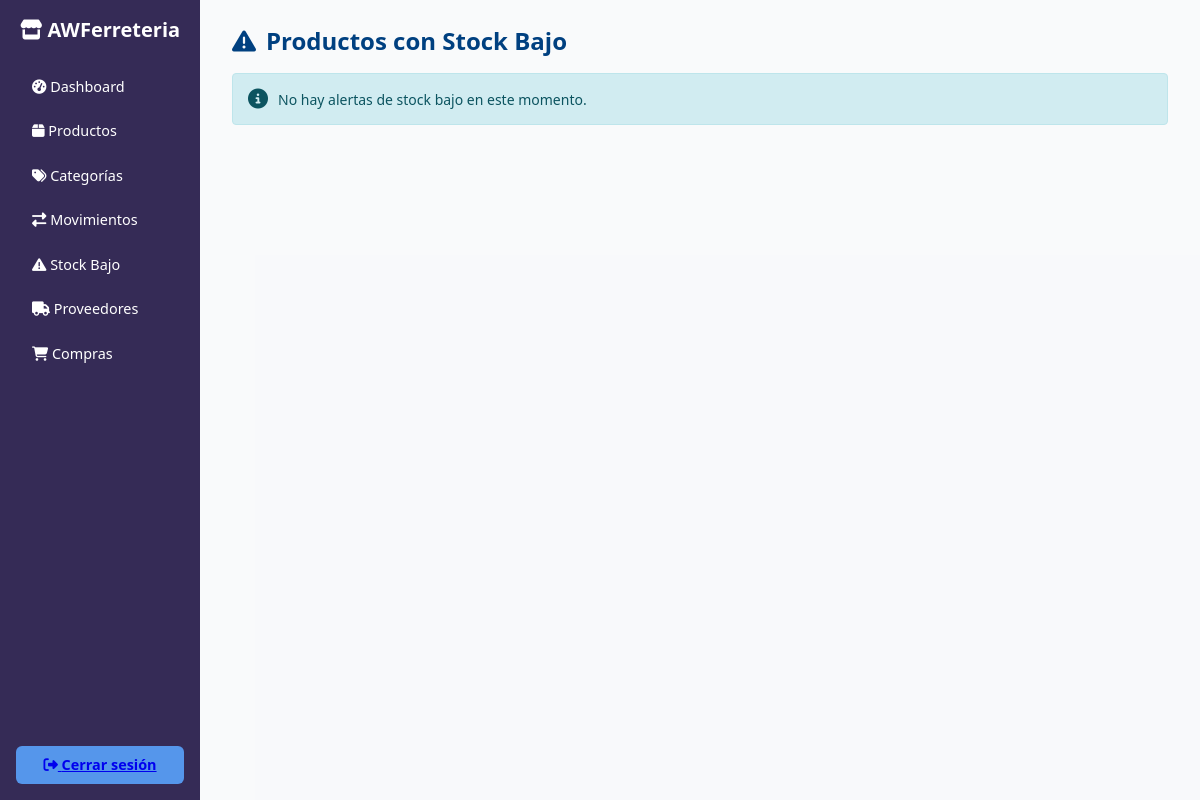
/inventario/stock_bajo.php (signed in), run on an earlier commit of the app's database.
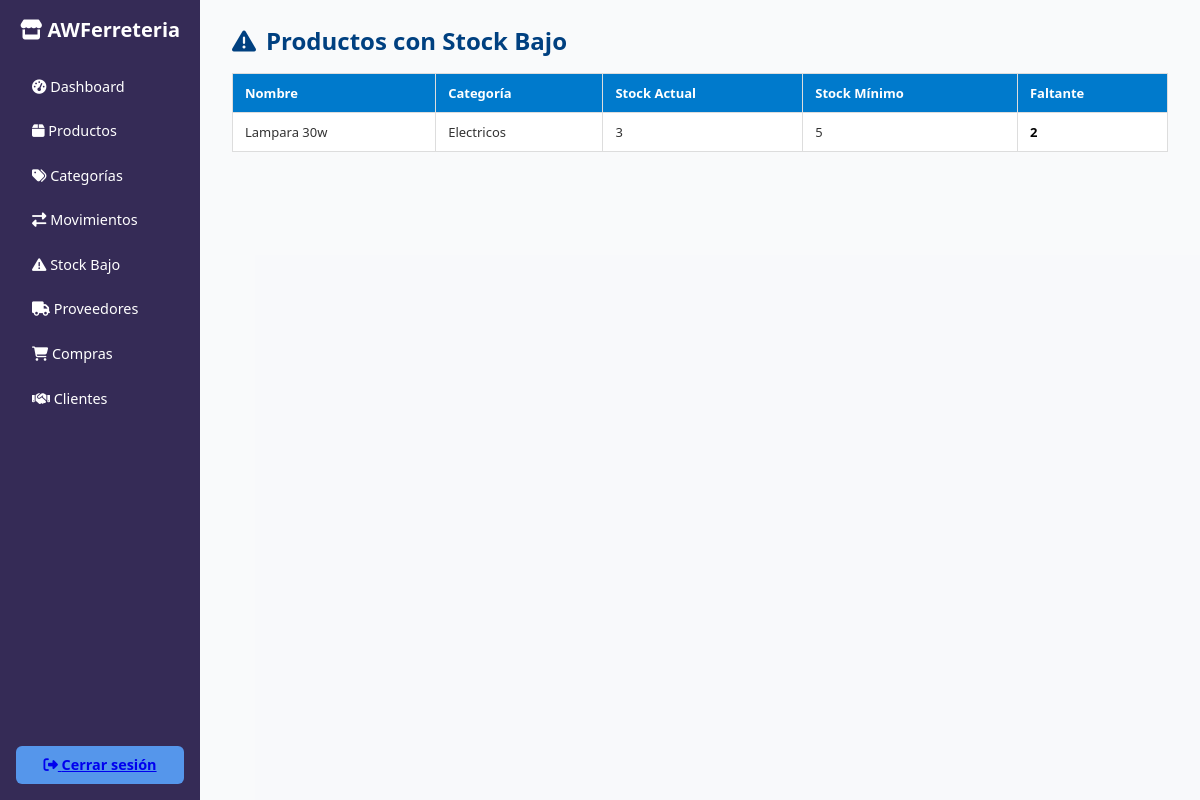
And on a later commit of the database.
### tables this page shows
CREATE TABLE `productos` (
  `idproducto` int(11) NOT NULL,
  `nombre` varchar(150) NOT NULL,
  `idcategoria` int(11) NOT NULL,
  `descripcion` text DEFAULT NULL,
  `stock` int(11) DEFAULT 0,
  `stock_minimo` int(11) DEFAULT 5,
  `precio` decimal(10,2) NOT NULL,
  `activo` bit(1) DEFAULT b'1',
  `usuarioregistra` int(11) DEFAULT NULL,
  `fecharegistro` datetime DEFAULT current_timestamp(),
  `usuarioactualiza` int(11) DEFAULT NULL,
  `fechaactualizacion` datetime DEFAULT NULL
);

CREATE TABLE `categorias` (
  `idcategoria` int(11) NOT NULL,
  `nombre` varchar(100) NOT NULL,
  `activo` bit(1) DEFAULT b'1',
  `usuarioregistra` int(11) DEFAULT NULL,
  `fecharegistro` datetime DEFAULT current_timestamp(),
  `usuarioactualiza` int(11) DEFAULT NULL,
  `fechaactualizacion` datetime DEFAULT NULL
);

### config/seguridad.php (called while the page is built, shortened)
<?php
function obtenerMenusUsuario($idusuario) {
    $conn = getConnection();
    $menus = [];
    $sql = "SELECT usuario, clave FROM vista_permisos_menus WHERE idusuario = ? AND activo = b'1' ORDER BY usuario";
    $stmt = $conn->prepare($sql);
    $stmt->bind_param("i", $idusuario);
    $stmt->execute();
    $result = $stmt->get_result();
    while ($row = $result->fetch_assoc()) {
        $menus[] = $row;
    }
    return $menus;
}
?>

### inventario/stock_bajo.php (the view, shortened to what this page needs)
<?php
require_once('../config/seguridad.php');
$conn = getConnection();
$result = $conn->query("SELECT p.*, c.nombre AS categoria FROM productos p LEFT JOIN categorias c ON p.idcategoria = c.idcategoria WHERE p.stock < p.stock_minimo AND p.activo = 1");
$alertas = $result ? $result->fetch_all(MYSQLI_ASSOC) : [];
?>
<!DOCTYPE html>
<html lang="es">
<head>
    <link rel="stylesheet" href="https://cdnjs.cloudflare.com/ajax/libs/font-awesome/6.4.0/css/all.min.css">
</head>
<body>
    <div class="container">
        <?php include('../includes/sidebar_inventario.php'); ?>
        <main class="main-content">
            <h3><i class="fas fa-exclamation-triangle"></i> Productos con Stock Bajo</h3>
            <?php if (empty($alertas)): ?>
                <div class="alert-info">
                    <i class="fas fa-info-circle"></i>
                    <span>No hay alertas de stock bajo en este momento.</span>
                </div>
            <?php else: ?>
                <table>
                    <thead>
                        <tr>
                            <th>Nombre</th>
                            <th>Categoría</th>
                            <th>Stock Actual</th>
                            <th>Stock Mínimo</th>
                            <th>Faltante</th>
                        </tr>
                    </thead>
                    <tbody>
                    <?php foreach ($alertas as $a):
                        $faltante = $a['stock_minimo'] - $a['stock'];
                    ?>
                        <tr>
                            <td><?= htmlspecialchars($a['nombre']) ?></td>
                            <td><?= htmlspecialchars($a['categoria']) ?></td>
                            <td><?= $a['stock'] ?></td>
                            <td><?= $a['stock_minimo'] ?></td>
                            <td style="color: <?= $faltante > $a['stock_minimo'] ? '#dc3545' : '#040404ff'; ?>; font-weight: bold;">
                                <?= $faltante ?>
                            </td>
                        </tr>
                    <?php endforeach; ?>
                    </tbody>
                </table>
            <?php endif; ?>
        </main>
    </div>
</body>
</html>

### includes/sidebar_inventario.php (shortened to what this page needs)
<?php
require_once('../config/seguridad.php');
$idusuario = $_SESSION['idusuario'];
$menus = obtenerMenusUsuario($idusuario);
$clavesMenus = array_column($menus, 'clave');
?>
<aside class="sidebar">
    <h2><i class="fas fa-store"></i> AWFerreteria</h2>
    <nav>
        <a href="../admin/dashboard_admin.php"><i class="fas fa-tachometer-alt"></i> Dashboard</a>
        <?php if (in_array('2.1.productos', $clavesMenus)): ?>
            <a href="../inventario/productos.php"><i class="fas fa-box"></i> Productos</a>
        <?php endif; ?>
        <?php if (in_array('2.2.categorias', $clavesMenus)): ?>
            <a href="../inventario/categorias.php"><i class="fas fa-tags"></i> Categorías</a>
        <?php endif; ?>
        <?php if (in_array('2.3.movimientos', $clavesMenus)): ?>
            <a href="../inventario/movimientos.php"><i class="fas fa-exchange-alt"></i> Movimientos</a>
        <?php endif; ?>
        <?php if (in_array('2.4.stock_bajo', $clavesMenus)): ?>
            <a href="../inventario/stock_bajo.php"><i class="fas fa-exclamation-triangle"></i> Stock Bajo</a>
        <?php endif; ?>
        <?php if (in_array('2.5.proveedores', $clavesMenus)): ?>
            <a href="../proveedores/proveedores.php"><i class="fas fa-truck"></i> Proveedores</a>
        <?php endif; ?>
        <?php if (in_array('2.6.compras', $clavesMenus)): ?>
            <a href="../proveedores/compras.php"><i class="fas fa-shopping-cart"></i> Compras</a>
        <?php endif; ?>
        <?php if (in_array('2.7.clientes', $clavesMenus)): ?>
            <a href="../clientes/clientes.php"><i class="fas fa-handshake"></i> Clientes</a>
        <?php endif; ?>
    </nav>
    <a href="../auth/logout.php" class="logout-btn"><i class="fas fa-sign-out-alt"></i> Cerrar sesión</a>
</aside>

### inventario/stock_bajo.php (style rules this page uses)
* { box-sizing: border-box; margin: 0; padding: 0; }
body, html { height: 100%; font-family: 'Segoe UI', Tahoma, Geneva, Verdana, sans-serif; background-color: #f4f6f85c; color: #333; }
.container { display: flex; height: 100vh; }
.main-content { flex: 1; padding: 1rem 1.5rem; margin: 0.5rem; overflow-y: auto; font-size: 14px; }
.main-content h3 { color: #004080; margin-bottom: 1rem; font-size: 1.5rem; display: flex; align-items: center; }
.main-content h3 i { margin-right: 10px; }
table { width: 100%; border-collapse: collapse; background-color: #fff; font-size: 13px; }
th, td { padding: 10px 12px; border: 1px solid #ddd; text-align: left; }
th { background-color: #007acc; color: white; font-weight: 600; }
.alert-info { background-color: #d1ecf1; color: #0c5460; border: 1px solid #bee5eb; border-radius: 4px; padding: 15px; margin-bottom: 20px; display: flex; align-items: center; }
.alert-info i { margin-right: 10px; font-size: 20px; }

### includes/sidebar_inventario.php (style rules this page uses)
.sidebar { width: 200px; background-color: #352b56ff; color: white; display: flex; flex-direction: column; padding: 1rem 1rem; }
.sidebar h2 { font-size: 1.25rem; margin-bottom: 1.5rem; text-align: center; font-weight: bold; }
.sidebar nav a { color: white; text-decoration: none; padding: 0.6rem 1rem; border-radius: 6px; margin-bottom: 0.4rem; display: block; transition: background-color 0.3s ease; font-size: 0.9rem; }
.sidebar .logout-btn { margin-top: auto; background-color: #5596ebff; padding: 0.6rem 1rem; border-radius: 6px; text-align: center; font-weight: bold; cursor: pointer; transition: background-color 0.3s ease; font-size: 0.9rem; }

What changed in the data, as far as the page shows it:
now on this page (row edited): productos: nombre "Lampara 30w", idcategoria.nombre "Electricos", stock "3", stock_minimo "5", faltante "2"
Also different on the page:
text no longer shown: "No hay alertas de stock bajo en este momento."
text now shown: "Clientes Nombre Categoría Stock Actual Stock Mínimo Faltante"
